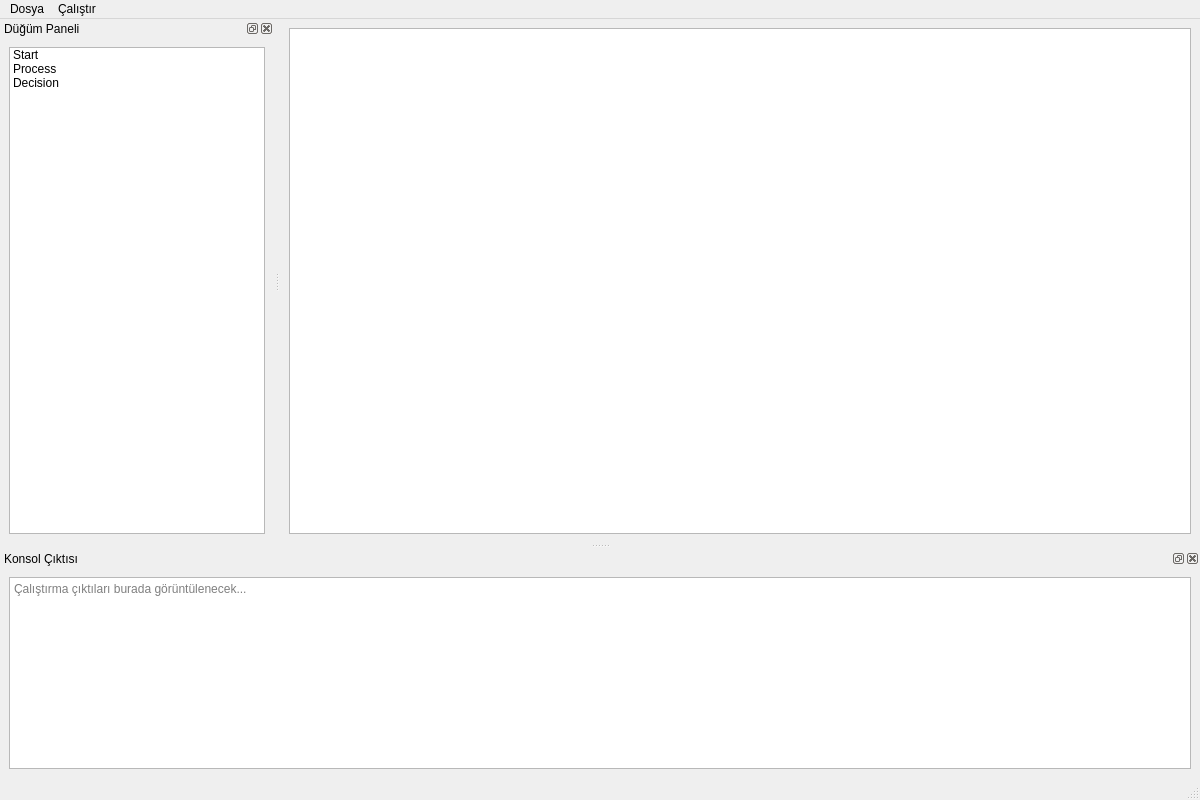
<?xml version="1.0" encoding="UTF-8"?>
<ui version="4.0">
 <class>MainWindow</class>
 <widget class="QMainWindow" name="MainWindow">
  <property name="geometry">
   <rect>
    <x>0</x>
    <y>0</y>
    <width>1200</width>
    <height>800</height>
   </rect>
  </property>
  <property name="windowTitle">
   <string>FlowPy - Görsel Algoritma Yorumlayıcı</string>
  </property>
  <widget class="QWidget" name="centralwidget">
   <layout class="QVBoxLayout" name="centralLayout">
    <item>
     <widget class="QGraphicsView" name="graphicsView"/>
    </item>
   </layout>
  </widget>
  <widget class="QMenuBar" name="menubar">
   <property name="geometry">
    <rect>
     <x>0</x>
     <y>0</y>
     <width>1200</width>
     <height>25</height>
    </rect>
   </property>
   <widget class="QMenu" name="menuFile">
    <property name="title">
     <string>Dosya</string>
    </property>
   </widget>
   <widget class="QMenu" name="menuRun">
    <property name="title">
     <string>Çalıştır</string>
    </property>
    <addaction name="actionRunFlow"/>
   </widget>
   <addaction name="menuFile"/>
   <addaction name="menuRun"/>
  </widget>
  <widget class="QStatusBar" name="statusbar"/>
  <widget class="QDockWidget" name="nodePanelDock">
   <property name="windowTitle">
    <string>Düğüm Paneli</string>
   </property>
   <attribute name="dockWidgetArea">
    <number>1</number>
   </attribute>
   <widget class="QWidget" name="nodePanelContents">
    <layout class="QVBoxLayout" name="nodePanelLayout">
     <item>
      <widget class="QListWidget" name="nodeListWidget">
       <property name="dragEnabled">
        <bool>true</bool>
       </property>
       <property name="dragDropMode">
        <enum>QAbstractItemView::DragDropMode::DragOnly</enum>
       </property>
       <property name="defaultDropAction">
        <enum>Qt::DropAction::CopyAction</enum>
       </property>
       <item>
        <property name="text">
         <string>Start</string>
        </property>
       </item>
       <item>
        <property name="text">
         <string>Process</string>
        </property>
       </item>
       <item>
        <property name="text">
         <string>Decision</string>
        </property>
       </item>
      </widget>
     </item>
    </layout>
   </widget>
  </widget>
  <widget class="QDockWidget" name="consoleDock">
   <property name="windowTitle">
    <string>Konsol Çıktısı</string>
   </property>
   <attribute name="dockWidgetArea">
    <number>8</number>
   </attribute>
   <widget class="QWidget" name="consoleDockContents">
    <layout class="QVBoxLayout" name="consoleDockLayout">
     <item>
      <widget class="QTextEdit" name="consoleOutput">
       <property name="readOnly">
        <bool>true</bool>
       </property>
       <property name="placeholderText">
        <string>Çalıştırma çıktıları burada görüntülenecek...</string>
       </property>
      </widget>
     </item>
    </layout>
   </widget>
  </widget>
  <action name="actionRunFlow">
   <property name="text">
    <string>Akışı Çalıştır</string>
   </property>
   <property name="shortcut">
    <string>Ctrl+R</string>
   </property>
  </action>
 </widget>
 <resources/>
 <connections/>
</ui>
